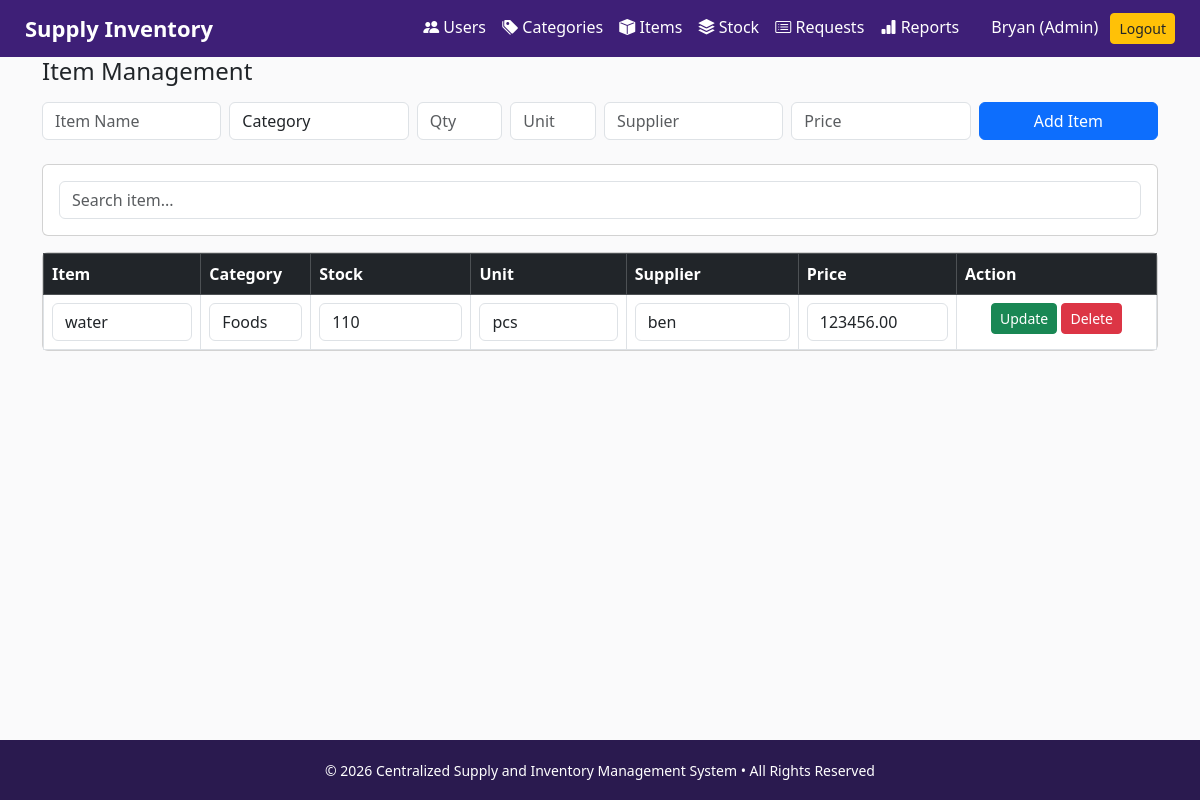
Screenshot of /dashboard.php?page=items (signed in) with the database file from the repository.
### tables this page shows
CREATE TABLE `items` (
  `id` int(11) NOT NULL,
  `name` varchar(100) NOT NULL,
  `category_id` int(11) NOT NULL,
  `quantity` int(11) DEFAULT 0,
  `unit` varchar(20) DEFAULT NULL,
  `supplier` varchar(100) DEFAULT NULL,
  `price` decimal(10,2) DEFAULT NULL
);

CREATE TABLE `categories` (
  `id` int(11) NOT NULL,
  `name` varchar(100) NOT NULL,
  `description` varchar(255) DEFAULT NULL
);

### admin/items.php (the view, shortened to what this page needs)
<?php
$result = $conn->query(
    "SELECT items.*, categories.name AS cat_name
     FROM items
     JOIN categories ON items.category_id = categories.id
     ORDER BY items.name ASC"
);
?>
<h4 class="mb-3">Item Management</h4>
<form method="POST" class="row g-2 mb-4">
    <div class="col-md-2">
        <input name="name" class="form-control" placeholder="Item Name" required>
    </div>
    <div class="col-md-2">
        <select name="category" class="form-control" required>
            <option value="">Category</option>
        </select>
    </div>
    <div class="col-md-1">
        <input name="quantity" type="number" class="form-control" placeholder="Qty" required>
    </div>
    <div class="col-md-1">
        <input name="unit" class="form-control" placeholder="Unit">
    </div>
    <div class="col-md-2">
        <input name="supplier" class="form-control" placeholder="Supplier">
    </div>
    <div class="col-md-2">
        <input name="price" type="number" step="0.01" class="form-control" placeholder="Price">
    </div>
    <div class="col-md-2">
        <button name="add" class="btn btn-primary w-100">Add Item</button>
    </div>
</form>
<div class="card mb-3">
    <div class="card-body">
        <input type="text" id="searchItem" class="form-control" placeholder="Search item...">
    </div>
</div>
<div class="card">
<div class="card-body p-0">
<table class="table table-bordered table-hover mb-0">
    <thead class="table-dark">
        <tr>
            <th>Item</th>
            <th>Category</th>
            <th>Stock</th>
            <th>Unit</th>
            <th>Supplier</th>
            <th>Price</th>
            <th width="200">Action</th>
        </tr>
    </thead>
    <tbody id="itemsTable">
    <?php while ($row = $result->fetch_assoc()): ?>
        <form method="POST">
        <tr>
            <td>
                <input name="name" value="<?= $row['name'] ?>" class="form-control">
            </td>
            <td>
                <select name="category" class="form-control">
                    <?php
                    $catLoop = $conn->query("SELECT * FROM categories");
                    while ($c = $catLoop->fetch_assoc()):
                    ?>
                        <option value="<?= $c['id'] ?>" <?= ($row['category_id']==$c['id'])?'selected':'' ?>>
                            <?= $c['name'] ?>
                        </option>
                    <?php endwhile; ?>
                </select>
            </td>
            <td>
                <input name="quantity" type="number" value="<?= $row['quantity'] ?>" class="form-control">
            </td>
            <td>
                <input name="unit" value="<?= $row['unit'] ?>" class="form-control">
            </td>
            <td>
                <input name="supplier" value="<?= $row['supplier'] ?>" class="form-control">
            </td>
            <td>
                <input name="price" type="number" step="0.01" value="<?= $row['price'] ?>" class="form-control">
            </td>
            <td class="text-center">
                <button name="update" class="btn btn-success btn-sm">Update</button>
                <a href="dashboard.php?page=items&delete=<?= $row['id'] ?>"
                   class="btn btn-danger btn-sm"
                   onclick="return confirm('Delete this item?')">
                   Delete
                </a>
            </td>
        </tr>
        </form>
    <?php endwhile; ?>
    </tbody>
</table>
</div>
</div>

### dashboard.php (style rules this page uses)
body { background:#fafafb; font-family: 'Segoe UI', sans-serif; min-height:100vh; display:flex; flex-direction:column; }

### rows the page displays
items: name "water", category "Foods", quantity "110", unit "pcs", supplier "ben", price "123456.00"

### other values shown
$fullname "Bryan"
$role "Admin"
